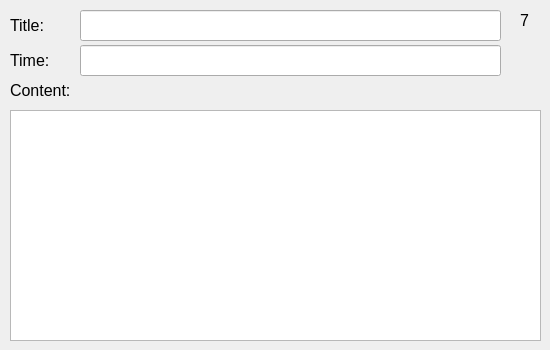
      <widget class="QWidget" name="Page7">
       <widget class="QLabel" name="label_19">
        <property name="geometry">
         <rect>
          <x>10</x>
          <y>15</y>
          <width>61</width>
          <height>21</height>
         </rect>
        </property>
        <property name="font">
         <font>
          <pointsize>12</pointsize>
         </font>
        </property>
        <property name="text">
         <string>Title:</string>
        </property>
       </widget>
       <widget class="QLabel" name="label_20">
        <property name="geometry">
         <rect>
          <x>10</x>
          <y>50</y>
          <width>71</width>
          <height>21</height>
         </rect>
        </property>
        <property name="font">
         <font>
          <pointsize>12</pointsize>
         </font>
        </property>
        <property name="text">
         <string>Time:</string>
        </property>
       </widget>
       <widget class="QLineEdit" name="title_7">
        <property name="geometry">
         <rect>
          <x>80</x>
          <y>10</y>
          <width>421</width>
          <height>31</height>
         </rect>
        </property>
        <property name="readOnly">
         <bool>true</bool>
        </property>
       </widget>
       <widget class="QLineEdit" name="time_7">
        <property name="geometry">
         <rect>
          <x>80</x>
          <y>45</y>
          <width>421</width>
          <height>31</height>
         </rect>
        </property>
        <property name="readOnly">
         <bool>true</bool>
        </property>
       </widget>
       <widget class="QLabel" name="label_21">
        <property name="geometry">
         <rect>
          <x>10</x>
          <y>80</y>
          <width>101</width>
          <height>21</height>
         </rect>
        </property>
        <property name="font">
         <font>
          <pointsize>12</pointsize>
         </font>
        </property>
        <property name="text">
         <string>Content:</string>
        </property>
       </widget>
       <widget class="QLabel" name="label_37">
        <property name="geometry">
         <rect>
          <x>520</x>
          <y>10</y>
          <width>21</width>
          <height>21</height>
         </rect>
        </property>
        <property name="font">
         <font>
          <pointsize>12</pointsize>
         </font>
        </property>
        <property name="layoutDirection">
         <enum>Qt::LeftToRight</enum>
        </property>
        <property name="frameShape">
         <enum>QFrame::NoFrame</enum>
        </property>
        <property name="text">
         <string>7</string>
        </property>
       </widget>
       <widget class="QPlainTextEdit" name="plainTextEdit_7">
        <property name="geometry">
         <rect>
          <x>10</x>
          <y>110</y>
          <width>531</width>
          <height>231</height>
         </rect>
        </property>
        <property name="readOnly">
         <bool>true</bool>
        </property>
       </widget>
      </widget>
